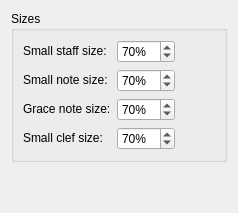
      <widget class="QWidget" name="PageSizes">
       <layout class="QVBoxLayout" name="verticalLayout_18">
        <property name="spacing">
         <number>0</number>
        </property>
        <item>
         <widget class="QGroupBox" name="groupBox_10">
          <property name="title">
           <string>Sizes</string>
          </property>
          <layout class="QGridLayout" name="gridLayout_1">
           <item row="0" column="0">
            <widget class="QLabel" name="label_38">
             <property name="sizePolicy">
              <sizepolicy hsizetype="Fixed" vsizetype="Fixed">
               <horstretch>0</horstretch>
               <verstretch>0</verstretch>
              </sizepolicy>
             </property>
             <property name="text">
              <string>Small staff size:</string>
             </property>
             <property name="buddy">
              <cstring>smallStaffSize</cstring>
             </property>
            </widget>
           </item>
           <item row="1" column="0">
            <widget class="QLabel" name="label_44">
             <property name="sizePolicy">
              <sizepolicy hsizetype="Fixed" vsizetype="Fixed">
               <horstretch>0</horstretch>
               <verstretch>0</verstretch>
              </sizepolicy>
             </property>
             <property name="text">
              <string>Small note size:</string>
             </property>
             <property name="buddy">
              <cstring>smallNoteSize</cstring>
             </property>
            </widget>
           </item>
           <item row="2" column="0">
            <widget class="QLabel" name="label_39">
             <property name="sizePolicy">
              <sizepolicy hsizetype="Fixed" vsizetype="Fixed">
               <horstretch>0</horstretch>
               <verstretch>0</verstretch>
              </sizepolicy>
             </property>
             <property name="text">
              <string>Grace note size:</string>
             </property>
             <property name="buddy">
              <cstring>graceNoteSize</cstring>
             </property>
            </widget>
           </item>
           <item row="3" column="0">
            <widget class="QLabel" name="label_45">
             <property name="sizePolicy">
              <sizepolicy hsizetype="Fixed" vsizetype="Fixed">
               <horstretch>0</horstretch>
               <verstretch>0</verstretch>
              </sizepolicy>
             </property>
             <property name="text">
              <string>Small clef size:</string>
             </property>
             <property name="buddy">
              <cstring>smallClefSize</cstring>
             </property>
            </widget>
           </item>
           <item row="0" column="2">
            <spacer name="horizontalSpacer_24">
             <property name="orientation">
              <enum>Qt::Horizontal</enum>
             </property>
             <property name="sizeHint" stdset="0">
              <size>
               <width>40</width>
               <height>20</height>
              </size>
             </property>
            </spacer>
           </item>
           <item row="0" column="1">
            <widget class="QSpinBox" name="smallStaffSize">
             <property name="sizePolicy">
              <sizepolicy hsizetype="Preferred" vsizetype="Fixed">
               <horstretch>0</horstretch>
               <verstretch>0</verstretch>
              </sizepolicy>
             </property>
             <property name="suffix">
              <string notr="true">%</string>
             </property>
             <property name="minimum">
              <number>10</number>
             </property>
             <property name="maximum">
              <number>200</number>
             </property>
             <property name="value">
              <number>70</number>
             </property>
            </widget>
           </item>
           <item row="1" column="1">
            <widget class="QSpinBox" name="smallNoteSize">
             <property name="sizePolicy">
              <sizepolicy hsizetype="Preferred" vsizetype="Fixed">
               <horstretch>0</horstretch>
               <verstretch>0</verstretch>
              </sizepolicy>
             </property>
             <property name="suffix">
              <string notr="true">%</string>
             </property>
             <property name="minimum">
              <number>10</number>
             </property>
             <property name="maximum">
              <number>200</number>
             </property>
             <property name="value">
              <number>70</number>
             </property>
            </widget>
           </item>
           <item row="2" column="1">
            <widget class="QSpinBox" name="graceNoteSize">
             <property name="sizePolicy">
              <sizepolicy hsizetype="Preferred" vsizetype="Fixed">
               <horstretch>0</horstretch>
               <verstretch>0</verstretch>
              </sizepolicy>
             </property>
             <property name="suffix">
              <string notr="true">%</string>
             </property>
             <property name="minimum">
              <number>10</number>
             </property>
             <property name="maximum">
              <number>200</number>
             </property>
             <property name="value">
              <number>70</number>
             </property>
            </widget>
           </item>
           <item row="3" column="1">
            <widget class="QSpinBox" name="smallClefSize">
             <property name="sizePolicy">
              <sizepolicy hsizetype="Preferred" vsizetype="Fixed">
               <horstretch>0</horstretch>
               <verstretch>0</verstretch>
              </sizepolicy>
             </property>
             <property name="suffix">
              <string notr="true">%</string>
             </property>
             <property name="minimum">
              <number>10</number>
             </property>
             <property name="maximum">
              <number>200</number>
             </property>
             <property name="value">
              <number>70</number>
             </property>
            </widget>
           </item>
          </layout>
         </widget>
        </item>
        <item>
         <spacer name="verticalSpacer_21">
          <property name="orientation">
           <enum>Qt::Vertical</enum>
          </property>
          <property name="sizeHint" stdset="0">
           <size>
            <width>20</width>
            <height>40</height>
           </size>
          </property>
         </spacer>
        </item>
       </layout>
      </widget>
